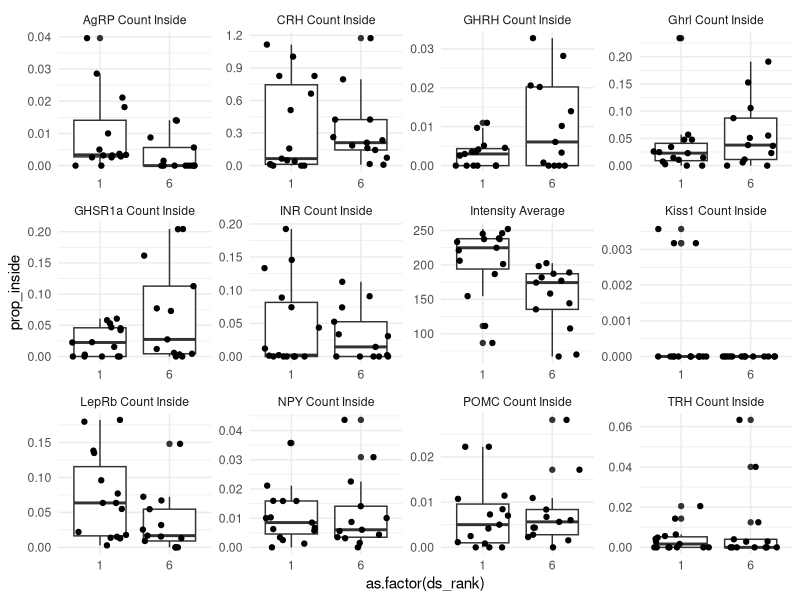
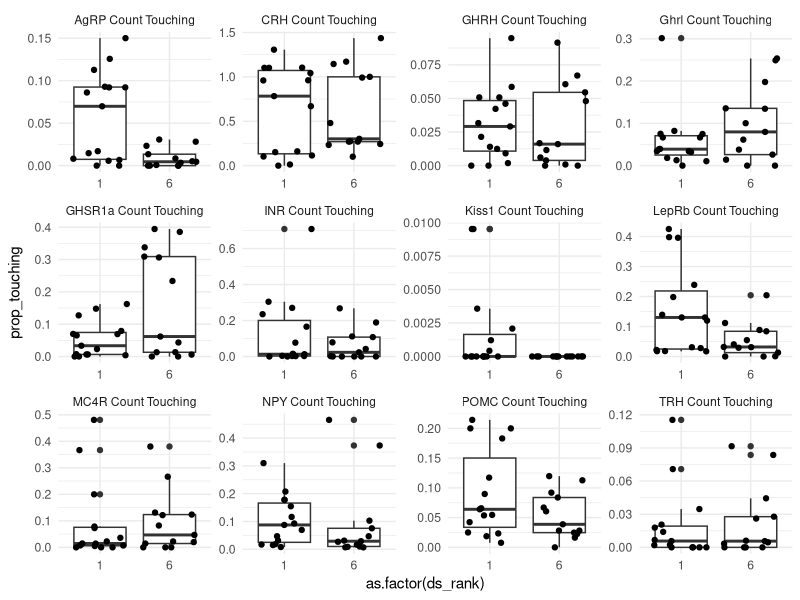
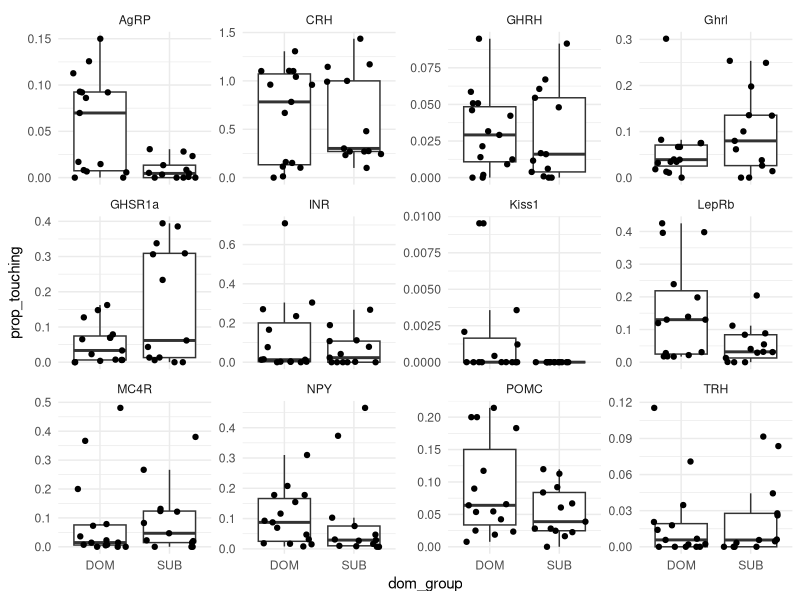
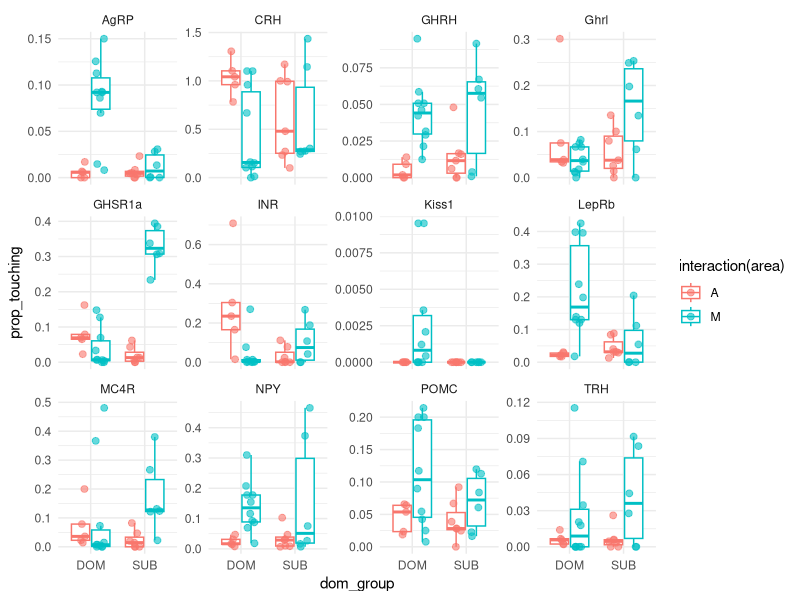

Here is the R script that generated these plots, in order: (Note: this script raises an error after producing the figures.)
library(tidyverse)

rank <- read_csv("RFID_stable_cohorts/data_clean/socialbehavior/rank_data.csv")
head(rank)


arc <- read_csv("RFID_stable_cohorts/data_raw/RNAscope/ARC.csv", locale=locale(encoding="latin1"))
head(arc)
colnames(arc)
#count inside col 10:21
#count touch  col 22: 33
arc$mouse <- arc$id

arcx <- arc %>% pivot_longer(., cols = 10:21, names_to = 'target') %>% 
  mutate(prop_inside = value/Accepted) 

inside <- arcx%>% select(cohort, mouse, section, Accepted, target, value, prop_inside)

all <- rank %>% full_join(inside) %>% na.omit(.)




ggplot(all, aes(as.factor(ds_rank), prop_inside)) +
  geom_boxplot()+
  geom_jitter()+
  facet_wrap(~target, scales = "free")+ 
  theme_minimal()



arcxx <- arc %>% pivot_longer(., cols = 23:34, names_to = 'target') %>% 
  mutate(prop_touching = value/Accepted) 

outside <- arcxx%>% select(cohort, mouse, section, Accepted, target, area, value, prop_touching)

all2 <- rank %>% full_join(outside) %>% na.omit(.)

colnames(all2)

all2x <- all2 %>% mutate(dom_group = as.factor(ifelse(.$ds_rank == 1, "DOM", "SUB")))
all2x$target <- gsub(" Count Touching", "", all2x$target)

all2x$area <- gsub("E", "A", all2x$area)


ggplot(all2, aes(as.factor(ds_rank), prop_touching)) +
  geom_boxplot()+
  geom_jitter()+
  facet_wrap(~target, scales = "free")+ 
  theme_minimal()

ggplot(all2x, aes(dom_group, prop_touching)) +
  geom_boxplot(outlier.shape = NA)+
  geom_jitter()+
  facet_wrap(~target, scales = "free_y")+ 
  theme_minimal()


ggplot(all2x, aes(dom_group, prop_touching, color = interaction(area)))+
geom_boxplot(outlier.shape=NA)+ 
  geom_point(size = 2, alpha = 0.6, position = position_jitterdodge())+
  facet_wrap(~target, scales = "free_y")+ 
  theme_minimal()


all2x <- all2x %>% filter(area == "M")




library(viridis)

ggplot(all2x, aes(dom_group, prop_touching, color = dom_group))+
  geom_boxjitter(aes(fill = dom_group), outlier.color = NA, jitter.shape = 21,
                 alpha = 0.5,
                 jitter.height = 0.02, jitter.width = 0.030, errorbar.draw = TRUE,
                 position = position_dodge(0.85)) +
  facet_wrap(~target, scales = "free")+
  scale_color_viridis(discrete = TRUE)+
  scale_fill_viridis(discrete = TRUE)+
  theme_classic()+
  theme(legend.position = "none", text = element_text(size=20)) +
  scale_y_continuous(expand = expansion(.3)) 




library(lme4)

head(arc)

arclm <- arc[,c(1:3, 22:33)]
arclmx <- arclm %>% full_join(rank)%>% mutate(dom_group = as.factor(ifelse(.$ds_rank == 1, "DOM", "SUB")))
colnames(arclmx)


al <- all2x %>% split(.$target)

# lm_result_list <- list()
# 
# library(lme4)
# library(lmerTest)
# # library(brms)
# # library(tidybayes)
# 
# 
# for(x in 1:length(al)){
#   al[,c(1:11)] -> df
#   md <- names(al)
#    names(al) <- "target"
# 
#    lmer(value~ dom_group +(1|cohort) , data = df) -> mod1
# 
#   summary(mod1)
# 
#   df
#   rbind(summary(lm(df[,12] ~ df[,1]))$coefficients[2,])%>%
#     as.data.frame() %>%
#     cbind(key = c("DOM-SUB")) %>%
#     mutate(target = md) -> lm_result_list[[x]]
# }
# 
# lm_result_list$

table(all2x$target)

#CRH
crh <- al$CRH
hist(crh$value)

cm <-lmer(value~dom_group+(1|mouse)+(1|cohort), data =crh)
summary(cm)

 
#TRH
trh <- al$TRH
hist(trh$value)

tm <-lmer(value~dom_group+(mouse|cohort), data =trh)
summary(tm)


#ghrh
ghh <- al$GHRH
hist(ghh$value)

gm <-lmer(value~dom_group+section+(1|cohort), data =ghh)
summary(gm)



#ghrl
gh <- al$Ghrl
hist(gh$value)
gm2 <-lmer(value~dom_group+section+(1|cohort), data =gh)
summary(gm2)




#kiss #sign 
kiss<- al$Kiss1
hist(kiss$value)

km <-lmer(value~dom_group+ section+(1|cohort), data =kiss)
summary(km)


#agrp  ##### sign 
ag <- al$AgRP
hist(ag$value)

agm <-lmer(value~dom_group+(1|cohort), data =ag)
summary(agm)



#npy
npy <- al$NPY
hist(npy$value)

nm <-lmer(value~dom_group+(1|cohort), data =npy)
summary(nm)



#pomc # sig
pomc <- al$POMC
hist(pomc$value)

pm <-lmer(value~dom_group+(1|cohort), data =pomc)
summary(pm)



#lep
lep <- al$LepRb
hist(lep$value)
lm <-lmer(value~dom_group+(1|cohort), data =lep)
summary(lm)


#ins
ins <- al$INR
hist(ins$value)

inm <-lmer(value~dom_group+(1|cohort), data =ins)
summary(inm)


#GHSR1a
ghr <- al$GHSR1a
hist(ghr$value)

ghrm <-lmer(value~dom_group+(1|cohort), data =ghr)
summary(ghrm)


#MC4R
mc <- al$MC4R
hist(mc$value)

mcm <-lmer(value~dom_group+(1|cohort), data =mc)
summary(mcm)
